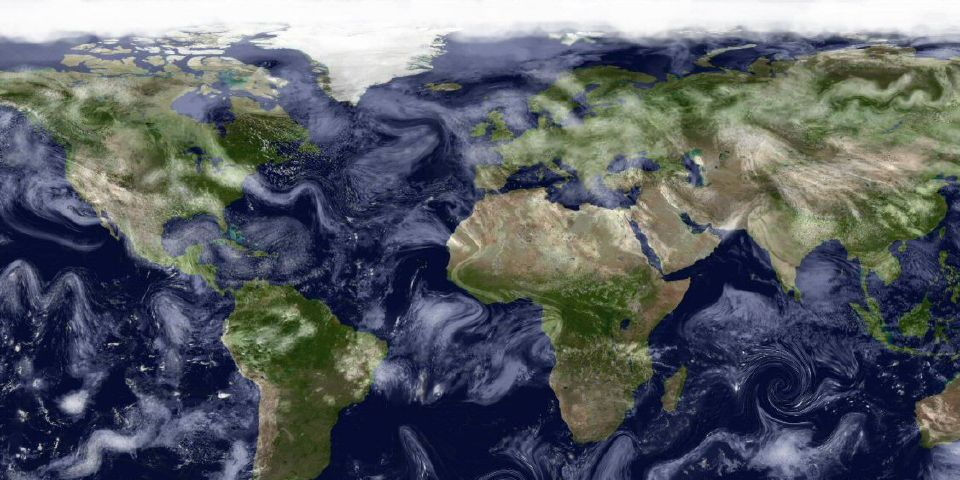

Tiled map render using the project's own tile images. Description and the whole map definition, tile-layer contents included, below:
An orthogonal 32x16 tile map with 30x30 px tiles, 1 tile layer (块层 1).

<map version="1.0" tiledversion="1.1.5" orientation="orthogonal" renderorder="right-down" width="32" height="16" tilewidth="30" tileheight="30" infinite="0" nextobjectid="1">
 <tileset firstgid="1" name="map" tilewidth="30" tileheight="30" tilecount="924" columns="42">
  <image source="Earth.jpg" width="1280" height="670" />
 </tileset>
 <layer name="块层 1" width="32" height="16">
  <data encoding="csv">
1,2,3,4,5,6,7,8,9,10,11,12,13,14,15,16,17,18,19,20,21,22,23,24,25,26,27,28,29,30,31,32,
43,44,45,46,47,48,49,50,51,52,53,54,55,56,57,58,59,60,61,62,63,64,65,66,67,68,69,70,71,72,73,74,
85,86,87,88,89,90,91,92,93,94,95,96,97,98,99,100,101,102,103,104,105,106,107,108,109,110,111,112,113,114,115,116,
127,128,129,130,131,132,133,134,135,136,137,138,139,140,141,142,143,144,145,146,147,148,149,150,151,152,153,154,155,156,157,158,
169,170,171,172,173,174,175,176,177,178,179,180,181,182,183,184,185,186,187,188,189,190,191,192,193,194,195,196,197,198,199,200,
211,212,213,214,215,216,217,218,219,220,221,222,223,224,225,226,227,228,229,230,231,232,233,234,235,236,237,238,239,240,241,242,
253,254,255,256,257,258,259,260,261,262,263,264,265,266,267,268,269,270,271,272,273,274,275,276,277,278,279,280,281,282,283,284,
295,296,297,298,299,300,301,302,303,304,305,306,307,308,309,310,311,312,313,314,315,316,317,318,319,320,321,322,323,324,325,326,
337,338,339,340,341,342,343,344,345,346,347,348,349,350,351,352,353,354,355,356,357,358,359,360,361,362,363,364,365,366,367,368,
379,380,381,382,383,384,385,386,387,388,389,390,391,392,393,394,395,396,397,398,399,400,401,402,403,404,405,406,407,408,409,410,
421,422,423,424,425,426,427,428,429,430,431,432,433,434,435,436,437,438,439,440,441,442,443,444,445,446,447,448,449,450,451,452,
463,464,465,466,467,468,469,470,471,472,473,474,475,476,477,478,479,480,481,482,483,484,485,486,487,488,489,490,491,492,493,494,
505,506,507,508,509,510,511,512,513,514,515,516,517,518,519,520,521,522,523,524,525,526,527,528,529,530,531,532,533,534,535,536,
547,548,549,550,551,552,553,554,555,556,557,558,559,560,561,562,563,564,565,566,567,568,569,570,571,572,573,574,575,576,577,578,
589,590,591,592,593,594,595,596,597,598,599,600,601,602,603,604,605,606,607,608,609,610,611,612,613,614,615,616,617,618,619,620,
631,632,633,634,635,636,637,638,639,640,641,642,643,644,645,646,647,648,649,650,651,652,653,654,655,656,657,658,659,660,661,662
</data>
 </layer>
</map>